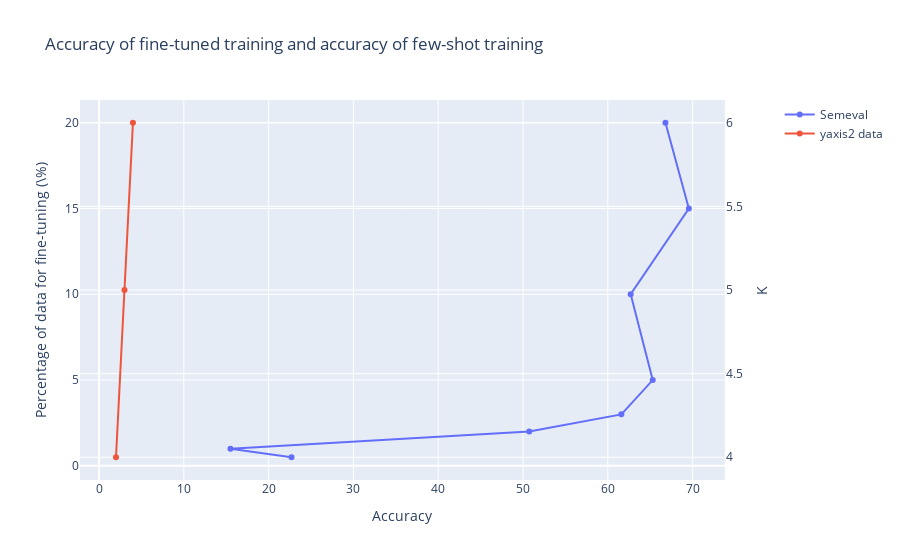

The notebook cell saved with this chart:
### Code cell
import plotly.graph_objects as go
from plotly.subplots import make_subplots

# Create figure with secondary y-axis
fig = make_subplots(specs=[[{"secondary_y": True}]])

# Add traces
fig.add_trace(
    go.Scatter(x=[22.7, 15.5, 50.74, 61.6, 65.3, 62.7, 69.56, 66.8], y=[0.5, 1, 2, 3, 5, 10, 15, 20], name="Semeval"),
    secondary_y=False,
)

fig.add_trace(
    go.Scatter(x=[2, 3, 4], y=[4, 5, 6], name="yaxis2 data"),
    secondary_y=True,
)

# Add figure title
fig.update_layout(
    title_text="Accuracy of fine-tuned training and accuracy of few-shot training"
)

# Set x-axis title
fig.update_xaxes(title_text="Accuracy")

# Set y-axes titles
fig.update_yaxes(title_text="Percentage of data for fine-tuning (\%)", secondary_y=False)
fig.update_yaxes(title_text="K", secondary_y=True)

fig.show()

### Figure 1 — Plotly figure (JSON) as saved in the notebook; plotly's stock layout.template omitted (floating-point values rounded to 4 significant figures)
{"data": [{"name": "Semeval", "type": "scatter", "x": [22.7, 15.5, 50.74, 61.6, 65.3, 62.7, 69.56, 66.8], "xaxis": "x", "y": [0.5, 1, 2, 3, 5, 10, 15, 20], "yaxis": "y"}, {"name": "yaxis2 data", "type": "scatter", "x": [2, 3, 4], "xaxis": "x", "y": [4, 5, 6], "yaxis": "y2"}], "layout": {"title": {"text": "Accuracy of fine-tuned training and accuracy of few-shot training"}, "xaxis": {"anchor": "y", "domain": [0, 0.94], "title": {"text": "Accuracy"}}, "yaxis": {"anchor": "x", "domain": [0, 1], "title": {"text": "Percentage of data for fine-tuning (\\%)"}}, "yaxis2": {"anchor": "x", "overlaying": "y", "side": "right", "title": {"text": "K"}}}}
